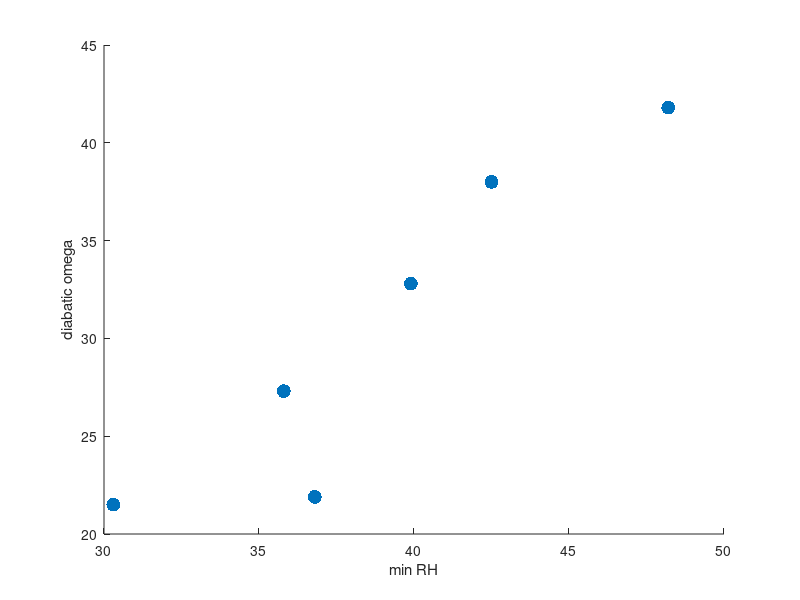

This chart was generated by the following MATLAB code:
%--------------------------------------------------------------------
% make a scatter plot of the RH min and the diabatically driven omega
%
% levi silvers                                        feb 2021
%--------------------------------------------------------------------

rh_min=[42.5,35.8,30.3,48.2,39.9,36.8];
omega_d2=[38.0,27.3,21.5,41.8,32.8,21.9];

figure
scatter(rh_min,omega_d2,'filled','SizeData',100)
%scatter(rh_min,omega_d2,'MarkerFaceColor',[0.4940 0.1840 0.5560],[0.4940 0.1840 0.5560],[0.4940 0.1840 0.5560],[0.8500 0.3250 0.0980],[0.8500 0.3250 0.0980],[0.8500 0.3250 0.0980],'SizeData',100)
xlabel('min RH')
ylabel('diabatic omega')

